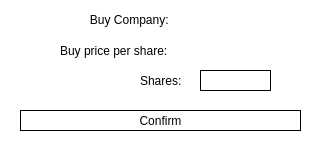
<?xml version="1.0" encoding="UTF-8"?>
<ui version="4.0">
 <class>MainWindow</class>
 <widget class="QMainWindow" name="MainWindow">
  <property name="geometry">
   <rect>
    <x>0</x>
    <y>0</y>
    <width>328</width>
    <height>147</height>
   </rect>
  </property>
  <property name="windowTitle">
   <string>MainWindow</string>
  </property>
  <property name="styleSheet">
   <string notr="true">background-color:white;</string>
  </property>
  <widget class="QWidget" name="centralwidget">
   <widget class="QPushButton" name="btn_buy">
    <property name="geometry">
     <rect>
      <x>20</x>
      <y>110</y>
      <width>281</width>
      <height>21</height>
     </rect>
    </property>
    <property name="styleSheet">
     <string notr="true">QPushButton{
border:1px solid;
border-radius:15px;
color:black;
}

QPushButton:hover
{
background-color: white;

}
QPushButton:pressed
{
background-color:rgb(204, 204, 204);

}</string>
    </property>
    <property name="text">
     <string>Confirm</string>
    </property>
   </widget>
   <widget class="QLineEdit" name="share_edit">
    <property name="enabled">
     <bool>false</bool>
    </property>
    <property name="geometry">
     <rect>
      <x>200</x>
      <y>70</y>
      <width>71</width>
      <height>21</height>
     </rect>
    </property>
    <property name="styleSheet">
     <string notr="true">QLineEdit{
color:black;
border:1px solid;
}
</string>
    </property>
   </widget>
   <widget class="QLabel" name="label">
    <property name="geometry">
     <rect>
      <x>80</x>
      <y>10</y>
      <width>111</width>
      <height>20</height>
     </rect>
    </property>
    <property name="styleSheet">
     <string notr="true">QLabel{
color:black;}</string>
    </property>
    <property name="text">
     <string>   Buy Company:</string>
    </property>
   </widget>
   <widget class="QLabel" name="buy_stockName">
    <property name="geometry">
     <rect>
      <x>200</x>
      <y>40</y>
      <width>61</width>
      <height>21</height>
     </rect>
    </property>
    <property name="font">
     <font>
      <weight>75</weight>
      <bold>true</bold>
     </font>
    </property>
    <property name="styleSheet">
     <string notr="true">QLabel{
color:black;}</string>
    </property>
    <property name="text">
     <string/>
    </property>
   </widget>
   <widget class="QLabel" name="label_2">
    <property name="geometry">
     <rect>
      <x>60</x>
      <y>40</y>
      <width>131</width>
      <height>21</height>
     </rect>
    </property>
    <property name="font">
     <font>
      <weight>50</weight>
      <bold>false</bold>
     </font>
    </property>
    <property name="styleSheet">
     <string notr="true">QLabel{
color:black;}</string>
    </property>
    <property name="text">
     <string>Buy price per share: </string>
    </property>
   </widget>
   <widget class="QLabel" name="label_3">
    <property name="geometry">
     <rect>
      <x>200</x>
      <y>10</y>
      <width>41</width>
      <height>21</height>
     </rect>
    </property>
    <property name="font">
     <font>
      <weight>75</weight>
      <bold>true</bold>
     </font>
    </property>
    <property name="styleSheet">
     <string notr="true">QLabel{
color:black;}</string>
    </property>
    <property name="text">
     <string/>
    </property>
   </widget>
   <widget class="QLabel" name="label_4">
    <property name="geometry">
     <rect>
      <x>140</x>
      <y>70</y>
      <width>51</width>
      <height>21</height>
     </rect>
    </property>
    <property name="styleSheet">
     <string notr="true">QLabel{
color:black;}</string>
    </property>
    <property name="text">
     <string>Shares:</string>
    </property>
   </widget>
  </widget>
 </widget>
 <resources/>
 <connections/>
</ui>
